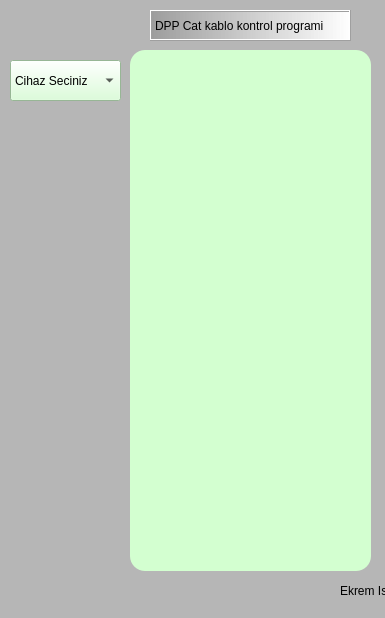
<?xml version="1.0" encoding="UTF-8"?>
<ui version="4.0">
 <class>MainWindow</class>
 <widget class="QMainWindow" name="MainWindow">
  <property name="geometry">
   <rect>
    <x>0</x>
    <y>0</y>
    <width>385</width>
    <height>618</height>
   </rect>
  </property>
  <property name="windowTitle">
   <string>DPPCATCONTROL</string>
  </property>
  <property name="styleSheet">
   <string notr="true">background-color: rgb(182, 182, 182);</string>
  </property>
  <widget class="QWidget" name="centralWidget">
   <widget class="QComboBox" name="comboBox">
    <property name="geometry">
     <rect>
      <x>10</x>
      <y>60</y>
      <width>111</width>
      <height>41</height>
     </rect>
    </property>
    <property name="styleSheet">
     <string notr="true">background-color: rgb(211, 255, 208);
</string>
    </property>
    <item>
     <property name="text">
      <string>Cihaz Seciniz</string>
     </property>
    </item>
    <item>
     <property name="text">
      <string>ED01</string>
     </property>
    </item>
    <item>
     <property name="text">
      <string>ED02</string>
     </property>
    </item>
    <item>
     <property name="text">
      <string>ED03</string>
     </property>
    </item>
    <item>
     <property name="text">
      <string>ED04</string>
     </property>
    </item>
    <item>
     <property name="text">
      <string>ED05</string>
     </property>
    </item>
    <item>
     <property name="text">
      <string>ED06</string>
     </property>
    </item>
    <item>
     <property name="text">
      <string>ED09</string>
     </property>
    </item>
    <item>
     <property name="text">
      <string>ED10</string>
     </property>
    </item>
    <item>
     <property name="text">
      <string>ED11</string>
     </property>
    </item>
    <item>
     <property name="text">
      <string>ED12</string>
     </property>
    </item>
    <item>
     <property name="text">
      <string>ED13</string>
     </property>
    </item>
    <item>
     <property name="text">
      <string>ED14</string>
     </property>
    </item>
    <item>
     <property name="text">
      <string>ED15</string>
     </property>
    </item>
    <item>
     <property name="text">
      <string>ED16</string>
     </property>
    </item>
    <item>
     <property name="text">
      <string>ED17</string>
     </property>
    </item>
    <item>
     <property name="text">
      <string>ED18</string>
     </property>
    </item>
    <item>
     <property name="text">
      <string>ED19</string>
     </property>
    </item>
    <item>
     <property name="text">
      <string>ED20</string>
     </property>
    </item>
    <item>
     <property name="text">
      <string>ED23</string>
     </property>
    </item>
    <item>
     <property name="text">
      <string>ED24</string>
     </property>
    </item>
    <item>
     <property name="text">
      <string>ED25</string>
     </property>
    </item>
    <item>
     <property name="text">
      <string>ED26</string>
     </property>
    </item>
    <item>
     <property name="text">
      <string>ED27</string>
     </property>
    </item>
    <item>
     <property name="text">
      <string>ED28</string>
     </property>
    </item>
   </widget>
   <widget class="QTextBrowser" name="cikti">
    <property name="geometry">
     <rect>
      <x>130</x>
      <y>50</y>
      <width>241</width>
      <height>521</height>
     </rect>
    </property>
    <property name="styleSheet">
     <string notr="true">background-color: rgb(211, 255, 208);
border-radius:15

</string>
    </property>
    <property name="frameShape">
     <enum>QFrame::Panel</enum>
    </property>
    <property name="frameShadow">
     <enum>QFrame::Sunken</enum>
    </property>
   </widget>
   <widget class="QLabel" name="label">
    <property name="geometry">
     <rect>
      <x>340</x>
      <y>580</y>
      <width>51</width>
      <height>21</height>
     </rect>
    </property>
    <property name="toolTip">
     <string>&lt;!DOCTYPE HTML PUBLIC &quot;-//W3C//DTD HTML 4.0//EN&quot; &quot;http://www.w3.org/TR/REC-html40/strict.dtd&quot;&gt;
&lt;html&gt;&lt;head&gt;&lt;meta name=&quot;qrichtext&quot; content=&quot;1&quot; /&gt;&lt;style type=&quot;text/css&quot;&gt;
p, li { white-space: pre-wrap; }
&lt;/style&gt;&lt;/head&gt;&lt;body style=&quot; font-family:'Sans Serif'; font-size:9pt; font-weight:40; font-style:italic;&quot;&gt;
&lt;table border=&quot;0&quot; style=&quot;-qt-table-type: root; margin-top:4px; margin-bottom:4px; margin-left:4px; margin-right:4px;&quot;&gt;
&lt;tr&gt;
&lt;td style=&quot;border: none;&quot;&gt;
&lt;p style=&quot; margin-top:0px; margin-bottom:0px; margin-left:0px; margin-right:0px; -qt-block-indent:0; text-indent:0px;&quot;&gt;Ekrem Iscan&lt;/p&gt;
&lt;p style=&quot;-qt-paragraph-type:empty; margin-top:0px; margin-bottom:0px; margin-left:0px; margin-right:0px; -qt-block-indent:0; text-indent:0px;&quot;&gt;&lt;/p&gt;&lt;/td&gt;&lt;/tr&gt;&lt;/table&gt;&lt;/body&gt;&lt;/html&gt;</string>
    </property>
    <property name="styleSheet">
     <string notr="true">font: 65 italic 5pt &quot;Sans Serif&quot;;
border-radius:10


</string>
    </property>
    <property name="text">
     <string>Ekrem Iscan</string>
    </property>
   </widget>
   <widget class="QLabel" name="labelTime">
    <property name="geometry">
     <rect>
      <x>350</x>
      <y>20</y>
      <width>56</width>
      <height>15</height>
     </rect>
    </property>
    <property name="text">
     <string/>
    </property>
   </widget>
   <widget class="QLabel" name="label_2">
    <property name="geometry">
     <rect>
      <x>150</x>
      <y>10</y>
      <width>201</width>
      <height>31</height>
     </rect>
    </property>
    <property name="styleSheet">
     <string notr="true">font: 75 italic 9pt &quot;Sans Serif&quot;;
background-color: qlineargradient(spread:pad, x1:0, y1:0, x2:1, y2:0, stop:0 rgba(0, 0, 0, 36), stop:1 rgba(255, 255, 255, 255));
</string>
    </property>
    <property name="frameShape">
     <enum>QFrame::Box</enum>
    </property>
    <property name="frameShadow">
     <enum>QFrame::Raised</enum>
    </property>
    <property name="text">
     <string>DPP Cat kablo kontrol programi</string>
    </property>
   </widget>
  </widget>
  <widget class="QStatusBar" name="statusBar"/>
 </widget>
 <layoutdefault spacing="6" margin="11"/>
 <resources/>
 <connections/>
</ui>
